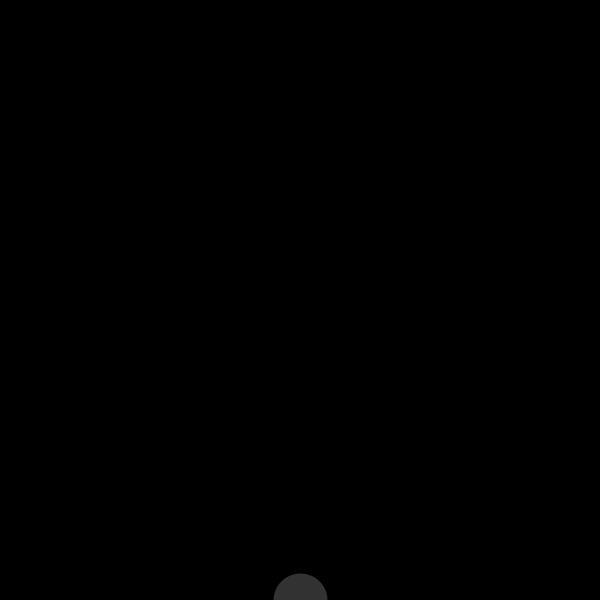
Frame 1 (no input)
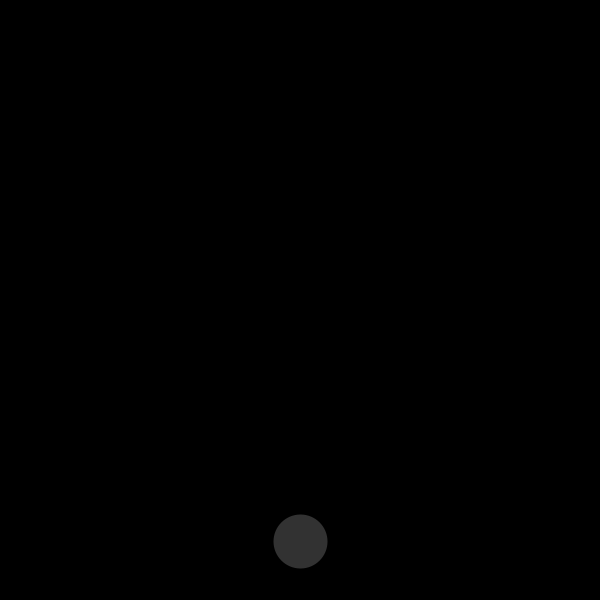
Frame 60 (the mouse pressed at the canvas centre just before this capture)
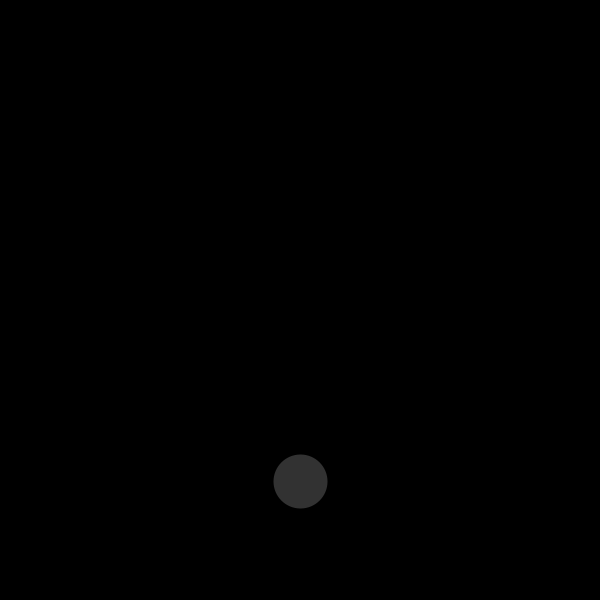
Frame 120 (the mouse held since frame 60 and released just before this capture)

The Processing sketch that drew these frames (run headless with seeded random() and noise(); from frame 60 on, the mouse is pressed at the canvas centre):

// Processing sketch: objects_and_classes
// ── objects_and_classes.pde
//Object Oriented Programming!!!!!!!!!!!!!!!!!!


//Global Variables

Bubble b; 

void setup() {
  
  size(600,600);
  
  //initiate an instance of Bubble
  b = new Bubble();
  
}

void draw() {
  
  background(0);
  
  b.display();
  b.ascend();
  

}




// ── Bubble.pde
//Special Tab

//Define our Bubble Class

class Bubble{
  
  //Define some data
  
  float x;
  float y;
  
  //Construct a "constructor"
  Bubble(){
  
    x = width/2;
    y = height;
  
  }
  
  //Define your functions
  
  //draw these bad boys
  void display(){
    
    stroke(0);
    strokeWeight(10);
    fill(127,100);
    ellipse(x, y, 64, 64);
    
  }
  
  void ascend(){
    
    y--;
    
  }
  
}
